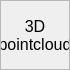
<?xml version="1.0" encoding="UTF-8"?>
<ui version="4.0">
 <class>PointcloudWidget</class>
 <widget class="QWidget" name="PointcloudWidget">
  <property name="geometry">
   <rect>
    <x>0</x>
    <y>0</y>
    <width>70</width>
    <height>70</height>
   </rect>
  </property>
  <property name="sizePolicy">
   <sizepolicy hsizetype="MinimumExpanding" vsizetype="MinimumExpanding">
    <horstretch>1</horstretch>
    <verstretch>1</verstretch>
   </sizepolicy>
  </property>
  <property name="minimumSize">
   <size>
    <width>50</width>
    <height>50</height>
   </size>
  </property>
  <property name="maximumSize">
   <size>
    <width>70</width>
    <height>70</height>
   </size>
  </property>
  <property name="cursor">
   <cursorShape>CrossCursor</cursorShape>
  </property>
  <property name="mouseTracking">
   <bool>true</bool>
  </property>
  <property name="windowTitle">
   <string>3D Pointcloud</string>
  </property>
  <layout class="QVBoxLayout" name="layout">
   <property name="margin">
    <number>0</number>
   </property>
   <item>
    <widget class="ActLabel" name="pointcloud">
     <property name="sizePolicy">
      <sizepolicy hsizetype="Expanding" vsizetype="Expanding">
       <horstretch>0</horstretch>
       <verstretch>0</verstretch>
      </sizepolicy>
     </property>
     <property name="maximumSize">
      <size>
       <width>70</width>
       <height>70</height>
      </size>
     </property>
     <property name="font">
      <font>
       <pointsize>12</pointsize>
      </font>
     </property>
     <property name="cursor">
      <cursorShape>CrossCursor</cursorShape>
     </property>
     <property name="mouseTracking">
      <bool>true</bool>
     </property>
     <property name="frameShape">
      <enum>QFrame::StyledPanel</enum>
     </property>
     <property name="frameShadow">
      <enum>QFrame::Sunken</enum>
     </property>
     <property name="text">
      <string>3D pointcloud</string>
     </property>
     <property name="scaledContents">
      <bool>true</bool>
     </property>
     <property name="alignment">
      <set>Qt::AlignCenter</set>
     </property>
     <property name="wordWrap">
      <bool>true</bool>
     </property>
     <property name="textInteractionFlags">
      <set>Qt::NoTextInteraction</set>
     </property>
    </widget>
   </item>
  </layout>
 </widget>
 <customwidgets>
  <customwidget>
   <class>ActLabel</class>
   <extends>QLabel</extends>
   <header>ActiveLabel</header>
  </customwidget>
 </customwidgets>
 <resources/>
 <connections/>
</ui>
